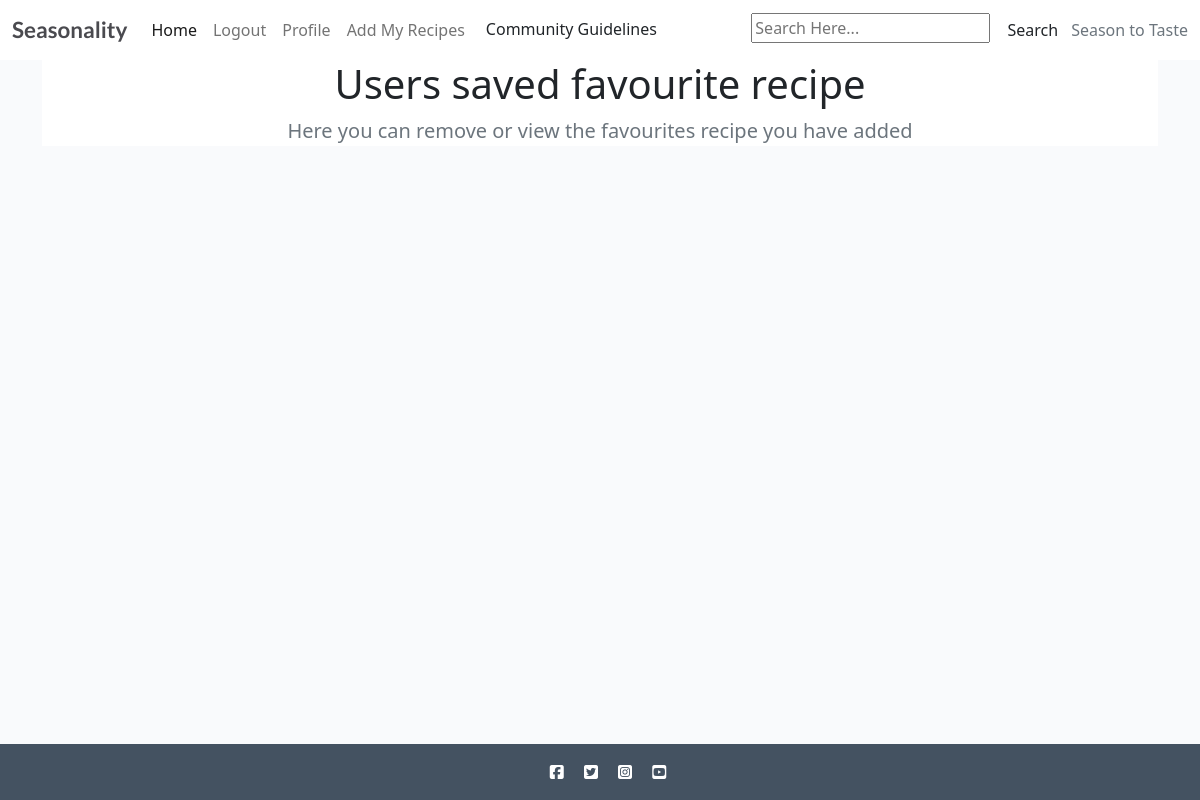
Page /profile/profile/favourites/ (signed in) on the earlier database version.
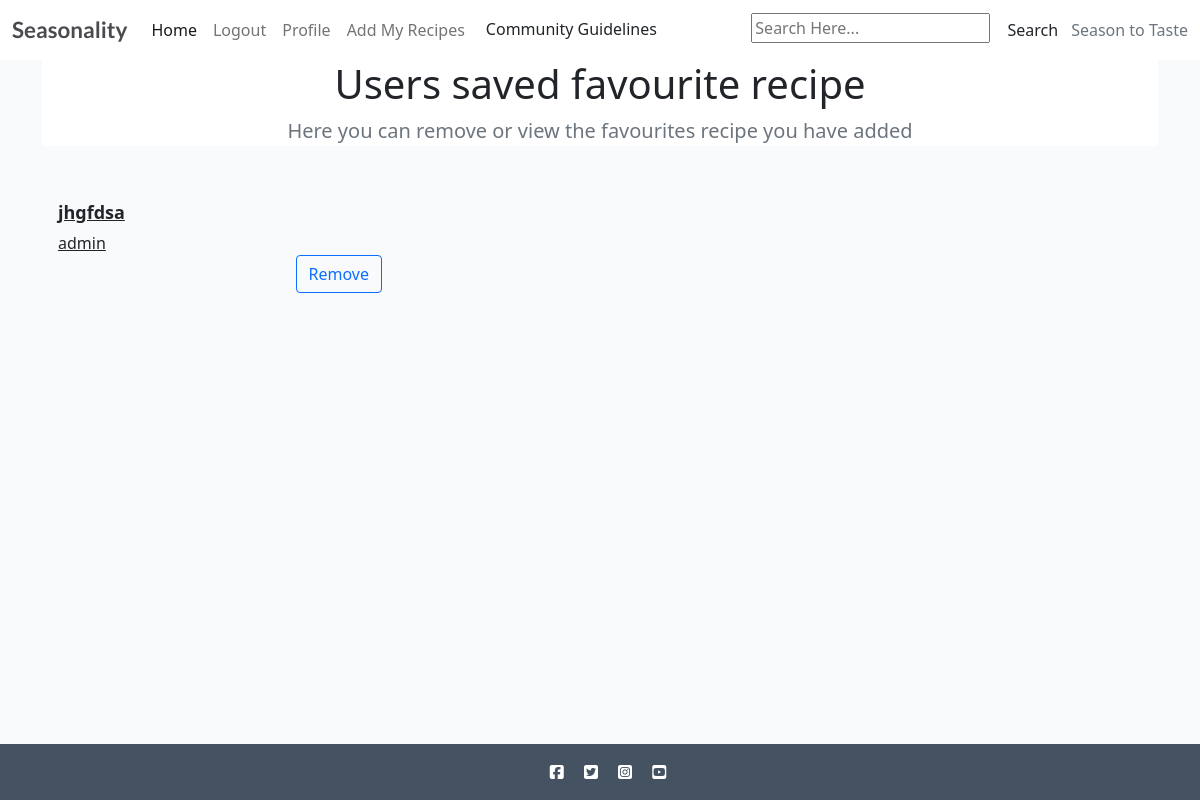
Same page on the later database version.
### recipebook/models.py (models this page shows, shortened)
class Recipe(models.Model):
    class NewManager(models.Manager):
        def get_queryset(self):
            return super().get_queryset() .filter()
    title = models.CharField(max_length=200, unique=True)
    slug = models.SlugField(max_length=200, unique=True)
    author = models.ForeignKey(
        User, on_delete=models.CASCADE, related_name="recipes"
    )
    diet = models.ForeignKey(
        Diet, on_delete=models.CASCADE, default=True, null=False)
    season = models.ForeignKey(
        Season, on_delete=models.CASCADE, default=True, null=False)
    featured_image = CloudinaryField('image', default='placeholder')
    updated_on = models.DateTimeField(auto_now=True)
    content = models.TextField()
    created_on = models.DateTimeField(auto_now_add=True)
    status = models.IntegerField(choices=STATUS, default=0)
    ingredients = models.TextField(default='placeholder')
    calories = models.IntegerField(default=0)
    fat = models.IntegerField(default=0)
    protein = models.IntegerField(default=0)
    carbs = models.IntegerField(default=0)
    servs = models.IntegerField(default=0)
    favourites = models.ManyToManyField(
        User, related_name='favourite', default=None, blank=True)
    objects = models.Manager()
    newmanager = NewManager()
    class Meta:
        ordering = ["-created_on"]

### profiles/views.py (the view)
# urls.py: path('profile/favourites/', views.favourites, name='favourites'),
@login_required
def favourites(request):
    new = Recipe.newmanager.filter(favourites=request.user)
    return render(request, 'profiles/favourites.html', {'new': new})

### templates/profiles/favourites.html (shortened to what this page needs)
{% extends "../base/base.html" %}
{% block content %}
<div class="container">
    <section class="jumbotron text-center bg-white">
        <div class="container">
            <h1>Users saved favourite recipe</h1>
            <p class="lead text-muted">Here you can remove or view the favourites recipe you have added</p>
        </div>
    </section>
    <div>
        <div class="row">
            {% for recipe in new %}
            <div class="col-md-4">
                <a class="text-dark" href="{% url 'recipe_detail' recipe.slug  %}">
                    <div class="card mb-4 box-shadow">
                        <div class="card-body">
                            <h2 style="font-size:18px;font-weight:bold">{{recipe.title}}</h2>
                            <p class="card-text">{{recipe.author}}</p>
                            <div class="d-flex justify-content-between align-items-center">
                                <div id="favourite-section"><a href="{% url 'favourite_add' recipe.id %}"
                                        class="btn btn-outline-primary">Remove</a></div>
                            </div>
                        </div>
                    </div>
                </a>
            </div>
            {% endfor %}
        </div>
    </div>
</div>
{% endblock %}

Differences in the rows shown:
added Recipe: title "jhgfdsa", author "admin"
